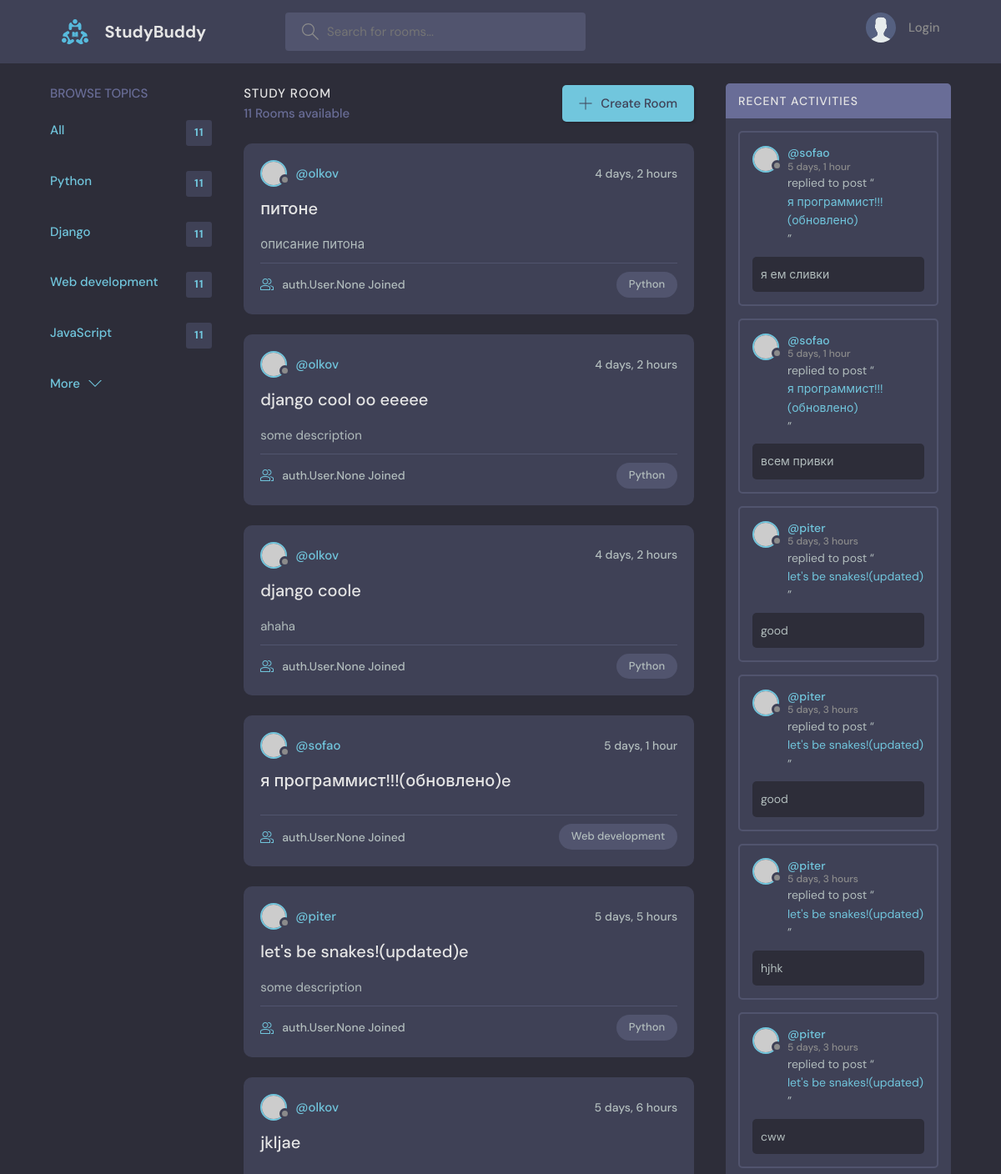
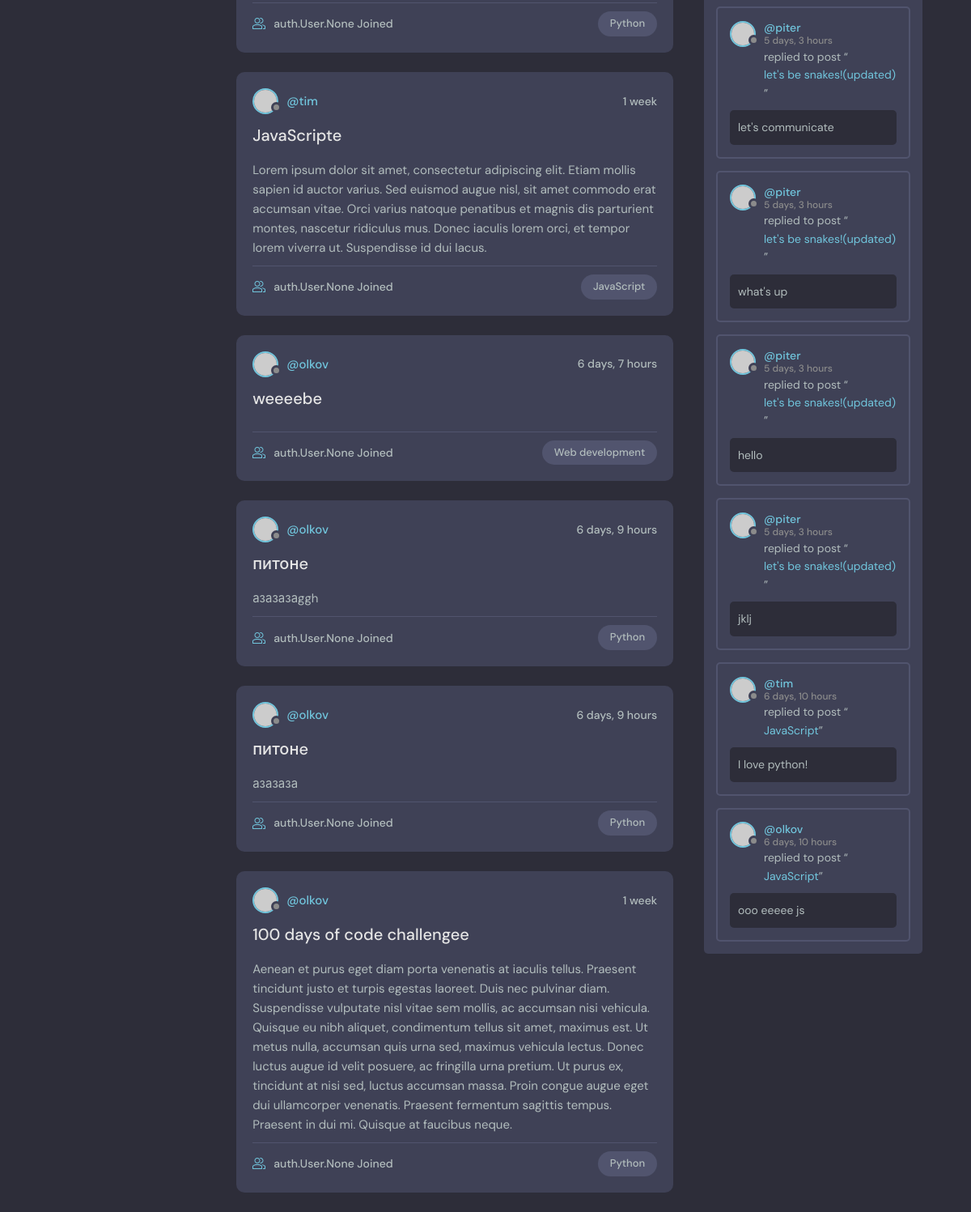
The page / on the database its author committed (2 pictures, top to bottom).
### base/models.py (models this page shows, shortened)
class Topic(models.Model):
    name = models.CharField(max_length=200)
    def __str__(self):
        return self.name

class Room(models.Model):
    host = models.ForeignKey(User, on_delete=models.SET_NULL, null=True)
    topic = models.ForeignKey(Topic, on_delete=models.SET_NULL, null=True)
    name = models.CharField(max_length=200)
    description = models.TextField(null=True, blank=True)
    participants = models.ManyToManyField(User, related_name='participants', blank=True)
    updated = models.DateTimeField(auto_now=True)
    created = models.DateTimeField(auto_now_add=True)
    class Meta:
        ordering = ['-updated', '-created']

class Message(models.Model):
    user = models.ForeignKey(User, on_delete=models.CASCADE)
    room = models.ForeignKey(Room, on_delete=models.CASCADE)
    body = models.TextField()
    updated = models.DateTimeField(auto_now=True)
    created = models.DateTimeField(auto_now_add=True)
    class Meta:
        ordering = ['-updated', '-created']
    def __str__(self):
        if len(self.body) > 50:
            return self.body[0:50] + '...'
        else:
            return self.body[0:50]

### base/views.py (the view)
# urls.py: path('', views.home, name='home'),
def home(request):
    q = request.GET.get('q') if request.GET.get('q') else ''
    rooms = Room.objects.filter(
        Q(topic__name__icontains=q) |
        Q(name__icontains=q) |
        Q(description__icontains=q) |
        Q(host__username__icontains=q)
    )
    room_count = rooms.count()
    room_messages = Message.objects.all().filter(Q(room__topic__name__icontains=q))
    topics = Topic.objects.all()
    context = {
        'rooms': rooms,
        'topics': topics,
        'room_count': room_count,
        'room_messages': room_messages
    }
    return render(request, 'base/home.html', context)

### base/templates/base/home.html (shortened to what this page needs)
{% extends 'main.html' %}
{% block content %}
    <main class="layout layout--3">
        <div class="container">
            {% include 'base/topics_component.html' %}
            <div class="roomList">
                <div class="roomList__header">
                    <div>
                        <h2>Study Room</h2>
                        <p>{{ room_count }} Rooms available</p>
                    </div>
                    <a class="btn btn--main" href="{% url 'create-room' %}">
                        <svg version="1.1" xmlns="http://www.w3.org/2000/svg" width="32" height="32"
                             viewBox="0 0 32 32">
                            <title>add</title>
                            <path
                                    d="M16.943 0.943h-1.885v14.115h-14.115v1.885h14.115v14.115h1.885v-14.115h14.115v-1.885h-14.115v-14.115z"
                            ></path>
                        </svg>
                        Create Room
                    </a>
                </div>
                {% include 'base/feed_component.html' %}
            </div>
            {% include 'base/activity_component.html' %}
        </div>
    </main>
    </body>
    </html>
{% endblock %}

### base/templates/base/topics_component.html
<div class="topics">
            <div class="topics__header">
                <h2>Browse Topics</h2>
            </div>
            <ul class="topics__list">
                <li>
                    <a href="{% url 'home' %}" class="active">All <span>{{ room_count }}</span></a>
                </li>
                {% for topic in topics %}
                    <li>
                        <a href="{% url 'home' %}?q={{ topic.name }}" class="active">{{ topic.name }}
                            <span>{{ room_count }}</span></a>
                    </li>
                {% endfor %}
            </ul>
            <a class="btn btn--link" href="topics.html">
                More
                <svg version="1.1" xmlns="http://www.w3.org/2000/svg" width="32" height="32" viewBox="0 0 32 32">
                    <title>chevron-down</title>
                    <path d="M16 21l-13-13h-3l16 16 16-16h-3l-13 13z"></path>
                </svg>
            </a>
        </div>

### base/templates/base/feed_component.html (shortened to what this page needs)
  {% for room in rooms %}
<div class="roomListRoom">
            <div class="roomListRoom__header">
              <a href="{% url 'user-profile' room.host.id %}" class="roomListRoom__author">
                <div class="avatar avatar--small">
                  <img src="https://randomuser.me/api/portraits/women/11.jpg" />
                </div>
                <span>@{{ room.host.username}}</span>
              </a>
              <div class="roomListRoom__actions">
                <span>{{ room.created|timesince }}</span>
              </div>
            </div>
            <div class="roomListRoom__content">
              <a href="{% url 'room' room.id %}">{{ room.name}}e</a>
              <p>
                  {{ room.description }}
              </p>
            </div>
            <div class="roomListRoom__meta">
              <a href="room.html" class="roomListRoom__joined">
                  {{ room.participants}} Joined
              </a>
              <p class="roomListRoom__topic">{{ room.topic }}</p>
            </div>
          </div>
  {% endfor %}

### base/templates/base/activity_component.html (shortened to what this page needs)
<div class="activities">
            <div class="activities__header">
                <h2>Recent Activities</h2>
            </div>
            {% for message in room_messages %}
                <div class="activities__box">
                    <div class="activities__boxHeader roomListRoom__header">
                        <a href="{% url 'user-profile' message.user.id %}" class="roomListRoom__author">
                            <div class="avatar avatar--small">
                                <img src="https://randomuser.me/api/portraits/women/11.jpg"/>
                            </div>
                            <p>
                                @{{ message.user.username }}
                                <span>{{ message.created|timesince}}</span>
                            </p>
                        </a>
                    </div>
                    <div class="activities__boxContent">
                        <p>replied to post “<a href="room.html">{{ message.room.name }}</a>”</p>
                        <div class="activities__boxRoomContent">
                            {{ message }}
                        </div>
                    </div>
                </div>
            {% endfor %}
        </div>

### rows shown on the page
Topic: name "Python", room_count "11"
Topic: name "Django", room_count "11"
Topic: name "Web development", room_count "11"
Topic: name "JavaScript", room_count "11"
Room: host.username "olkov", created "4 days, 2 hours", name "питон", description "описание питона", participants "auth.User.None", topic "Python"
Room: host.username "olkov", created "4 days, 2 hours", name "django cool oo eeee", description "some description", participants "auth.User.None", topic "Python"
Room: host.username "olkov", created "4 days, 2 hours", name "django cool", description "ahaha", participants "auth.User.None", topic "Python"
Room: host.username "sofao", created "5 days, 1 hour", name "я программист!!!(обновлено)", participants "auth.User.None", topic "Web development"
Room: host.username "piter", created "5 days, 5 hours", name "let's be snakes!(updated)", description "some description", participants "auth.User.None", topic "Python"
Room: host.username "olkov", created "5 days, 6 hours", name "jklja", participants "auth.User.None", topic "Python"
Room: host.username "tim", created "1 week", name "JavaScript", description "Lorem ipsum dolor sit amet, consectetur adipiscing elit. Etiam mollis sapien id auctor varius. Sed euismod augue nisl, sit amet commodo erat accumsan vitae. Orci varius natoque penatibus et magnis dis parturient montes, nascetur ridiculus mus. Donec iaculis lorem orci, et tempor lorem viverra ut. Suspendisse id dui lacus.", participants "auth.User.None", topic "JavaScript"
Room: host.username "olkov", created "6 days, 7 hours", name "weeeeb", participants "auth.User.None", topic "Web development"
Room: host.username "olkov", created "6 days, 9 hours", name "питон", description "азазазаggh", participants "auth.User.None", topic "Python"
Room: host.username "olkov", created "6 days, 9 hours", name "питон", description "азазаза", participants "auth.User.None", topic "Python"
Room: host.username "olkov", created "1 week", name "100 days of code challenge", description "Aenean et purus eget diam porta venenatis at iaculis tellus. Praesent tincidunt justo et turpis egestas laoreet. Duis nec pulvinar diam. Suspendisse vulputate nisl vitae sem mollis, ac accumsan nisi vehicula. Quisque eu nibh aliquet, condimentum tellus sit amet, maximus est. Ut metus nulla, accumsan quis urna sed, maximus vehicula lectus. Donec luctus augue id velit posuere, ac fringilla urna pretium. Ut purus ex, tincidunt at nisi sed, luctus accumsan massa. Proin congue augue eget dui ullamcorper venenatis. Praesent fermentum sagittis tempus. Praesent in dui mi. Quisque at faucibus neque.", participants "auth.User.None", topic "Python"
Message: user.username "sofao", created "5 days, 1 hour", room.name "я программист!!!(обновлено)", body "я ем сливки"
Message: user.username "sofao", created "5 days, 1 hour", room.name "я программист!!!(обновлено)", body "всем привки"
Message: user.username "piter", created "5 days, 3 hours", room.name "let's be snakes!(updated)", body "good"
Message: user.username "piter", created "5 days, 3 hours", room.name "let's be snakes!(updated)", body "good"
Message: user.username "piter", created "5 days, 3 hours", room.name "let's be snakes!(updated)", body "hjhk"
Message: user.username "piter", created "5 days, 3 hours", room.name "let's be snakes!(updated)", body "cww"
Message: user.username "piter", created "5 days, 3 hours", room.name "let's be snakes!(updated)", body "let's communicate"
Message: user.username "piter", created "5 days, 3 hours", room.name "let's be snakes!(updated)", body "what's up"
Message: user.username "piter", created "5 days, 3 hours", room.name "let's be snakes!(updated)", body "hello"
Message: user.username "piter", created "5 days, 3 hours", room.name "let's be snakes!(updated)", body "jklj"
Message: user.username "tim", created "6 days, 10 hours", room.name "JavaScript", body "I love python!"
Message: user.username "olkov", created "6 days, 10 hours", room.name "JavaScript", body "ooo eeeee js"

### other values the page prints
{{ room_count }} "11"
